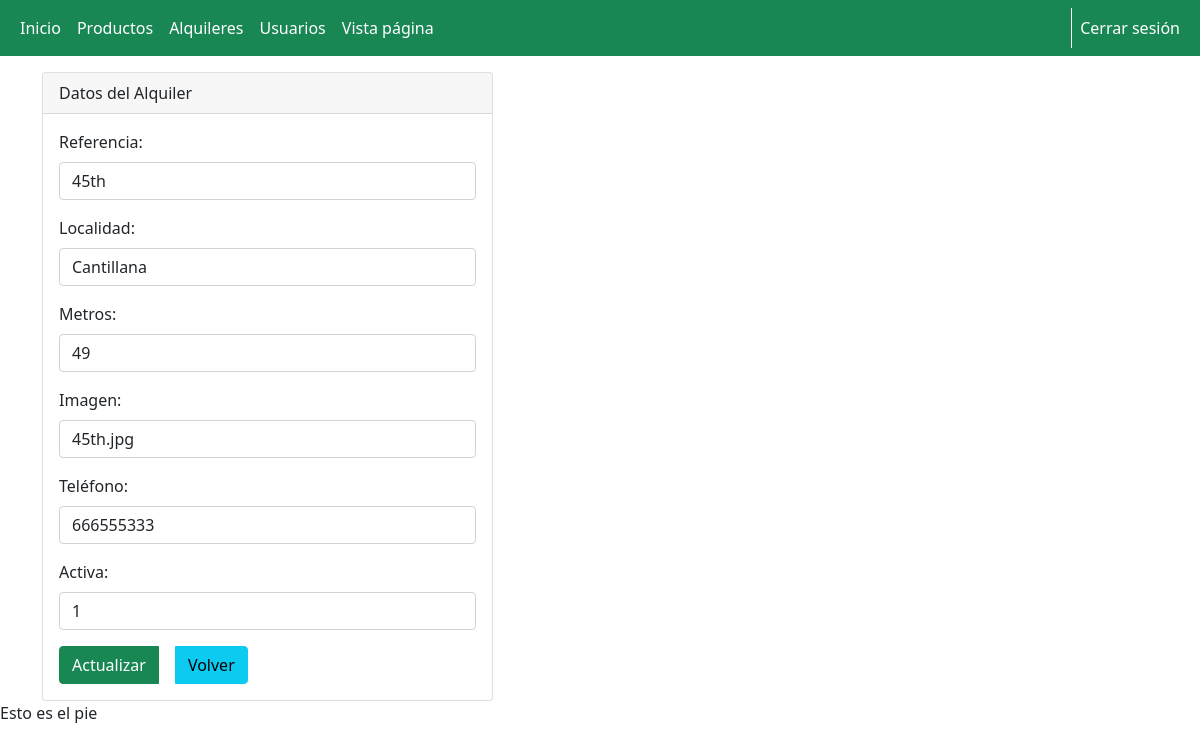
Page /admin/alquileres/formEditarAlquiler.php?id=2 (signed in) on the committed database.
### tables this page shows
CREATE TABLE `alquileres` (
  `id` int(11) NOT NULL,
  `referencia` varchar(25) NOT NULL,
  `localidad` varchar(50) NOT NULL,
  `metros` int(10) NOT NULL,
  `imagen` varchar(50) NOT NULL,
  `telefono` varchar(9) NOT NULL,
  `activa` int(1) NOT NULL
);

### config/conexion.php (called while the page is built, shortened)
<?php
Class Conexion extends Database {
    public function __construct() {
        $this->datos = "mysql:host=127.0.0.1;dbname=$this->dbname";
    }
    public function conexion() {
        try {
            $conn = new PDO($this->datos, $this->username, $this->password);
        } catch (PDOException $pe) {
            die("No se ha podido conectar con $this->dbname :" . $pe->getMessage());
        }
        return $conn;
    }
}

### config/funcionesAlquileres.php (called while the page is built, shortened)
<?php
require_once(__DIR__.'\conexion.php');
class FuncionesAlquileres{
    private $conexion;
    public function  __construct(){
        $bd = new Conexion;
        $this->conexion = $bd->conexion();
    }
    public function editar($id){
        $sql = "SELECT * FROM `alquileres` WHERE id = $id;";
        $query = $this->conexion -> prepare($sql);
        $query -> execute();
        $results = $query -> fetchAll(PDO::FETCH_ASSOC);
        return $results;
    }
}

### admin/alquileres/formEditarAlquiler.php (the view, shortened to what this page needs)
<?php
include("../template/cabecera2.php");
include("../../config/funcionesAlquileres.php");
if (isset($_SESSION['usuario']) && $_SESSION['rol'] == '1') {
  $actual = new FuncionesAlquileres;
  $datos = $actual->editar($_GET['id']);
  $referencia = $datos[0]['referencia'];
  $localidad = $datos[0]['localidad'];
  $metros = $datos[0]['metros'];
  $imagen = $datos[0]['imagen'];
  $telefono = $datos[0]['telefono'];
  $activa = $datos[0]['activa'];
?>
  <div class="col-md-5 mt-3">
    <div class="card">
      <div class="card-header">
        Datos del Alquiler
      </div>
      <div class="card-body">
        <form action="editarAlquiler.php" method="post" enctype="multipart/form-data">
          <div class="mb-3">
            <label for="referencia" class="form-label">Referencia:</label>
            <input type="text" class="form-control" id="referencia" name="referencia" value="<?php if(isset($referencia)){echo $referencia; }?>" required>
          </div>
          <div class="mb-3">
            <label for="localidad" class="form-label">Localidad:</label>
            <input type="text" class="form-control" id="localidad" name="localidad" value="<?php if(isset($localidad)){echo $localidad; } ?>" required>
          </div>
          <div class="mb-3">
            <label for="metros" class="form-label">Metros:</label>
            <input type="text" class="form-control" id="metros" name="metros" value="<?php if(isset($metros)){echo $metros; } ?>" required>
          </div>
          <div class="mb-3">
            <label for="imagen" class="form-label">Imagen:</label>
            <input type="text" class="form-control" id="imagen" name="imagen" value="<?php if(isset($imagen)){echo $imagen; } ?>" required>
          </div>
          <div class="mb-3">
            <label for="telefono" class="form-label">Teléfono:</label>
            <input type="text" class="form-control" id="telefono" name="telefono" value="<?php if(isset($telefono)){echo $telefono; } ?>" required>
          </div>
          <div class="mb-3">
            <label for="activa" class="form-label">Activa:</label>
            <input type="text" class="form-control" id="activa" name="activa" value="<?php if(isset($activa)){echo $activa; } ?>" required>
          </div>
          <div class="btn-group" role="group" aria-label="">
            <button type="submit" name="actualizar" value="actualizar" class="btn btn-success">Actualizar</button>
            <a class="btn btn-info mx-3" href="../alquileres.php" role="button">Volver</a>
          </div>
        </form>
      </div>
    </div>
  </div>
<?php
  include("../template/pie.php");
} else {
  header('Location: ../../');
}
?>

### rows in the picture
alquileres: referencia "45th", localidad "Cantillana", metros "49", imagen "45th.jpg", telefono "666555333", activa "1"
